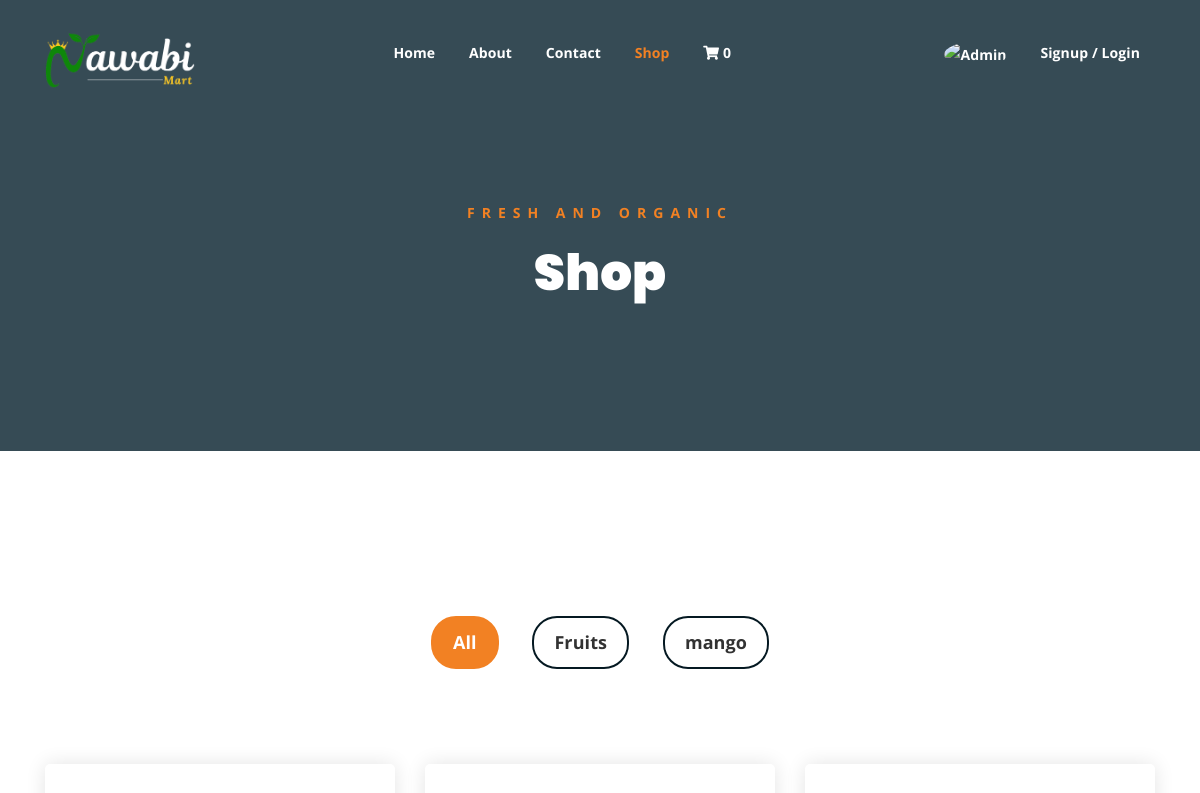
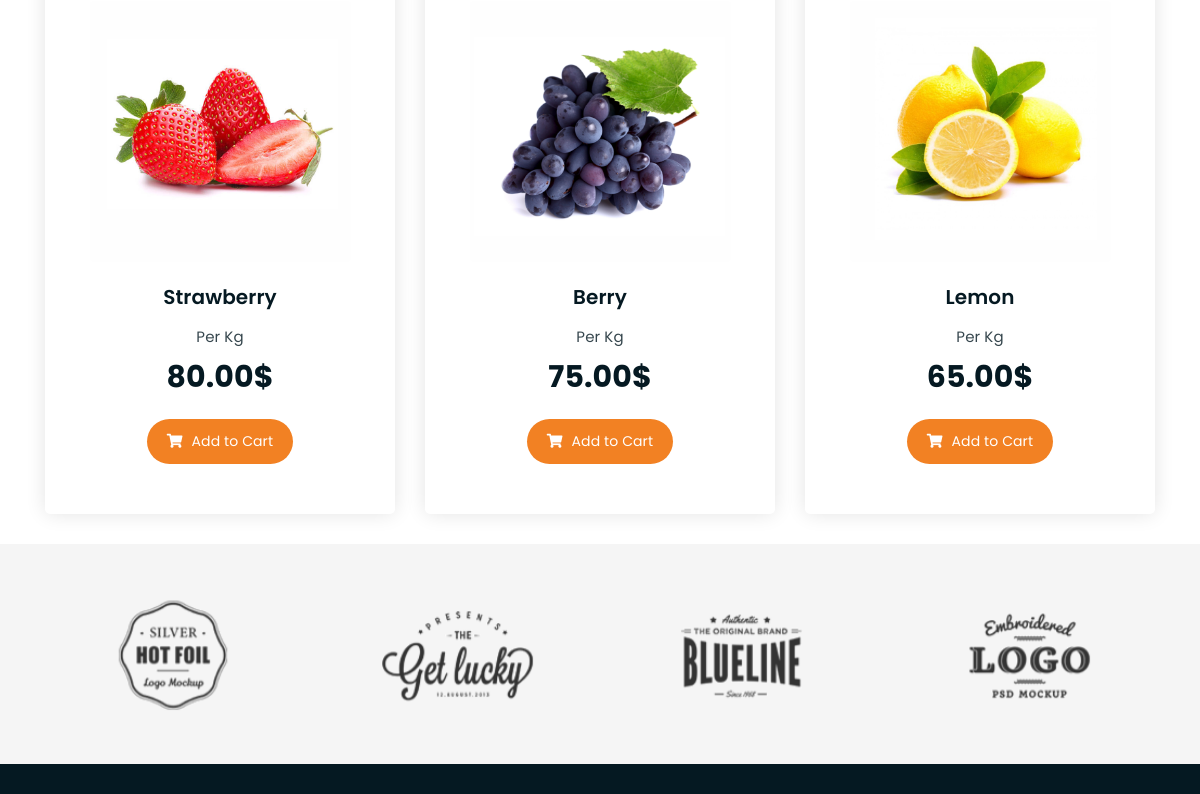
The page /shop/ (upper part) on the database as committed earlier (2 pictures, top to bottom).
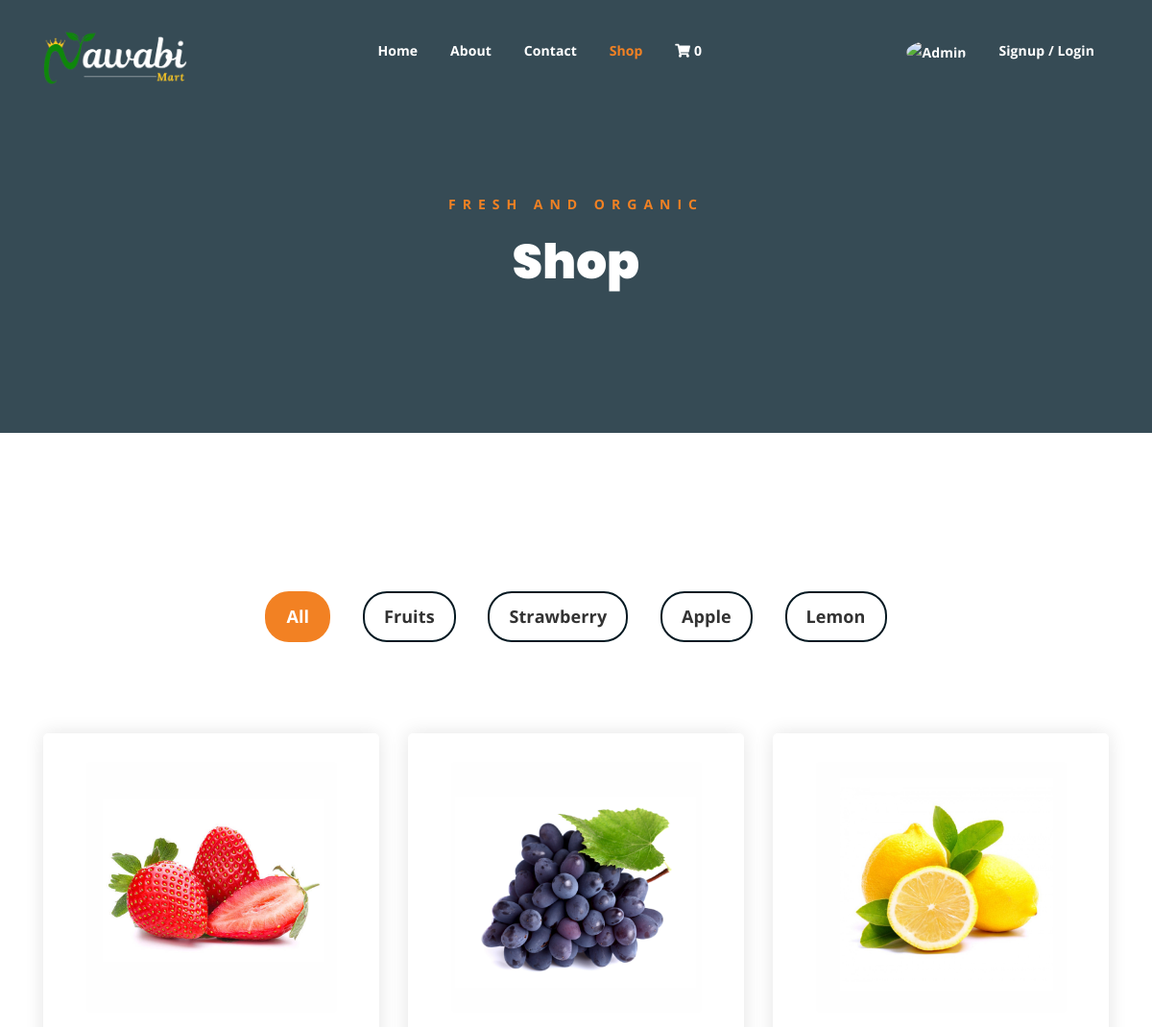
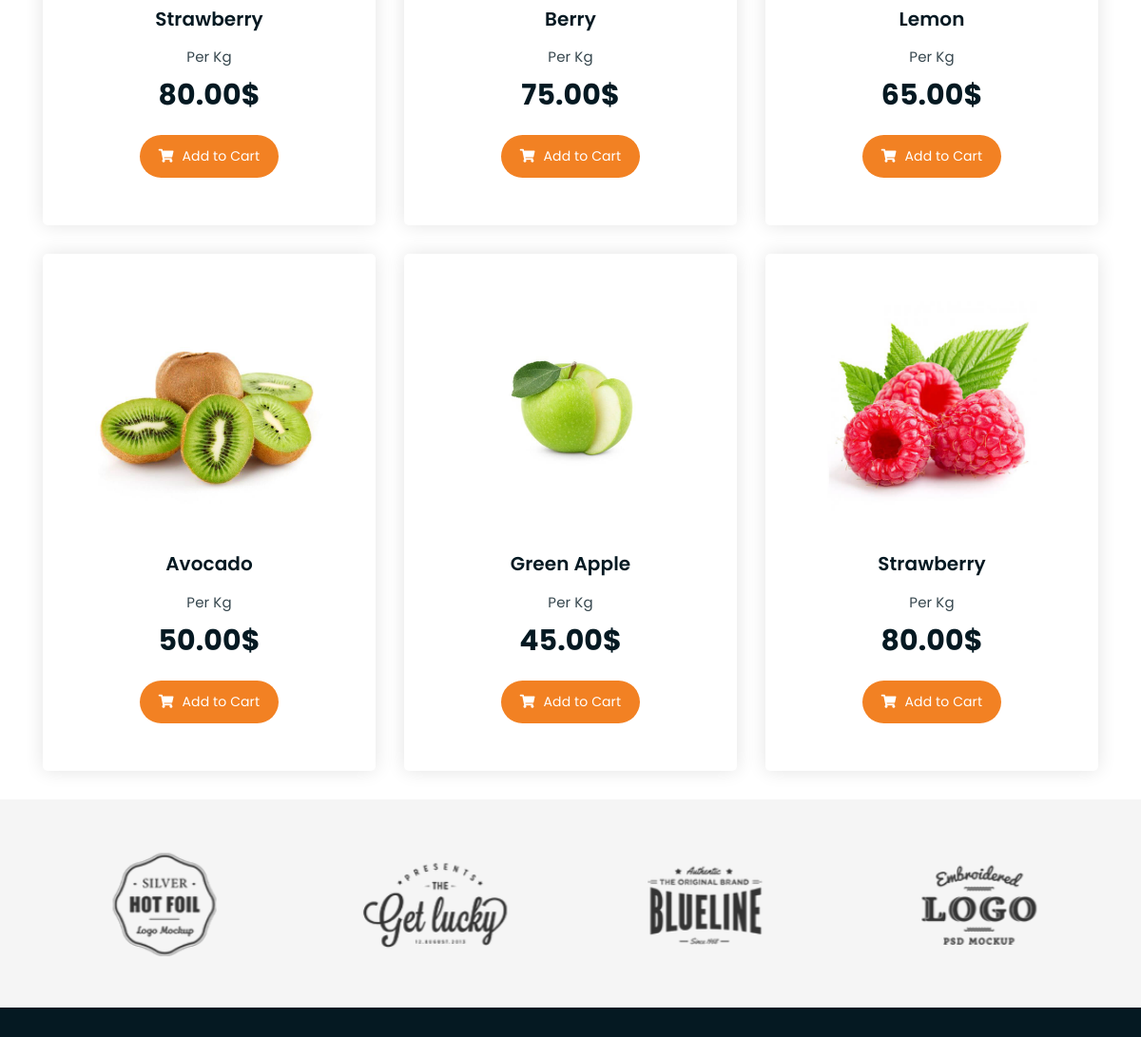
The same page on the database as committed later (2 pictures, top to bottom).
### categories/models.py (models this page shows, shortened)
class Category(models.Model):
    category_name = models.CharField(max_length=100)
    slug = models.SlugField(max_length=100,unique=True, null=True, blank=True)

### products/models.py (models this page shows, shortened)
class Product(models.Model):
    title = models.CharField(max_length=50)
    price = models.DecimalField(max_digits=10, decimal_places=2)
    description = models.TextField()
    category = models.ForeignKey(Category, on_delete=models.CASCADE)
    image = models.ImageField(upload_to='products/media/uploads/')

### products/views.py (the view)
# urls.py: path('shop/', views.shop, name='shop'),
def shop(request, category_slug = None):
    data = Product.objects.all()
    if category_slug is not None:
        category = Category.objects.get(slug = category_slug)
        data = Product.objects.filter(category = category)
    categorys = Category.objects.all()
    return render(request, 'shop.html', {'data' : data, 'category' : categorys})

### products/templates/shop.html (shortened to what the changed rows need)
<!DOCTYPE html>
{% load static %}
<html lang="en">
<head>
    <link rel="stylesheet" href="{% static 'assets/css/all.min.css' %}">
    <link rel="stylesheet" href="{% static 'assets/bootstrap/css/bootstrap.min.css' %}">
    <link rel="stylesheet" href="{% static 'assets/css/owl.carousel.css' %}">
    <link rel="stylesheet" href="{% static 'assets/css/magnific-popup.css' %}">
    <link rel="stylesheet" href="{% static 'assets/css/animate.css' %}">
    <link rel="stylesheet" href="{% static 'assets/css/meanmenu.min.css' %}">
    <link rel="stylesheet" href="{% static 'assets/css/main.css' %}">
    <link rel="stylesheet" href="{% static 'assets/css/responsive.css' %}">
    <link rel="stylesheet" href="https://cdnjs.cloudflare.com/ajax/libs/OwlCarousel2/2.3.4/assets/owl.carousel.min.css">
</head>
<body>
	<div class="breadcrumb-section breadcrumb-bg">
		<div class="container">
			<div class="row">
				<div class="col-lg-8 offset-lg-2 text-center">
					<div class="breadcrumb-text">
						<h1>Shop</h1>
					</div>
				</div>
			</div>
		</div>
	</div>
	<div class="product-section mt-150 mb-150">
		<div class="container">
			<div class="row">
                <div class="col-md-12">
                    <div class="product-filters">
                        <ul>
                            <li class="active" data-filter="*">All</li>
                            {% for category in category %}
                                <li data-filter=".{{ category.slug }}">{{ category.category_name }}</li>
                            {% endfor %}
                        </ul>
                    </div>
                </div>
            </div>
			<div class="row product-lists">
                {% for pdc in  data %}
                    <div class="col-lg-4 col-md-6 text-center {{ pdc.category.slug }}">
                        <div class="single-product-item">
                            <div class="product-image">
                                <a href="{% url 'product_details' pdc.id %}"><img src="{{pdc.image.url}}" alt=""></a>
                            </div>
                            <h3>{{pdc.title}}</h3>
                            <p class="product-price"><span>Per Kg</span> {{pdc.price}}$ </p>
                            <a href="{% url "add_to_cart" pdc.id%}?next={{ request.path }}" class="cart-btn"><i class="fas fa-shopping-cart"></i> Add to Cart</a>
                        </div>
                    </div>
                {% endfor %}
		</div>
	</div>
</body>
</html>

Rows that differ between the two databases and show on the page:
removed Category: category_name "mango"
added Category: category_name "Strawberry"
added Category: category_name "Apple"
added Category: category_name "Lemon"
added Product: image (picture), title "Avocado", price "50.00"
added Product: image (picture), title "Green Apple", price "45.00"
added Product: image (picture), title "Strawberry", price "80.00"
